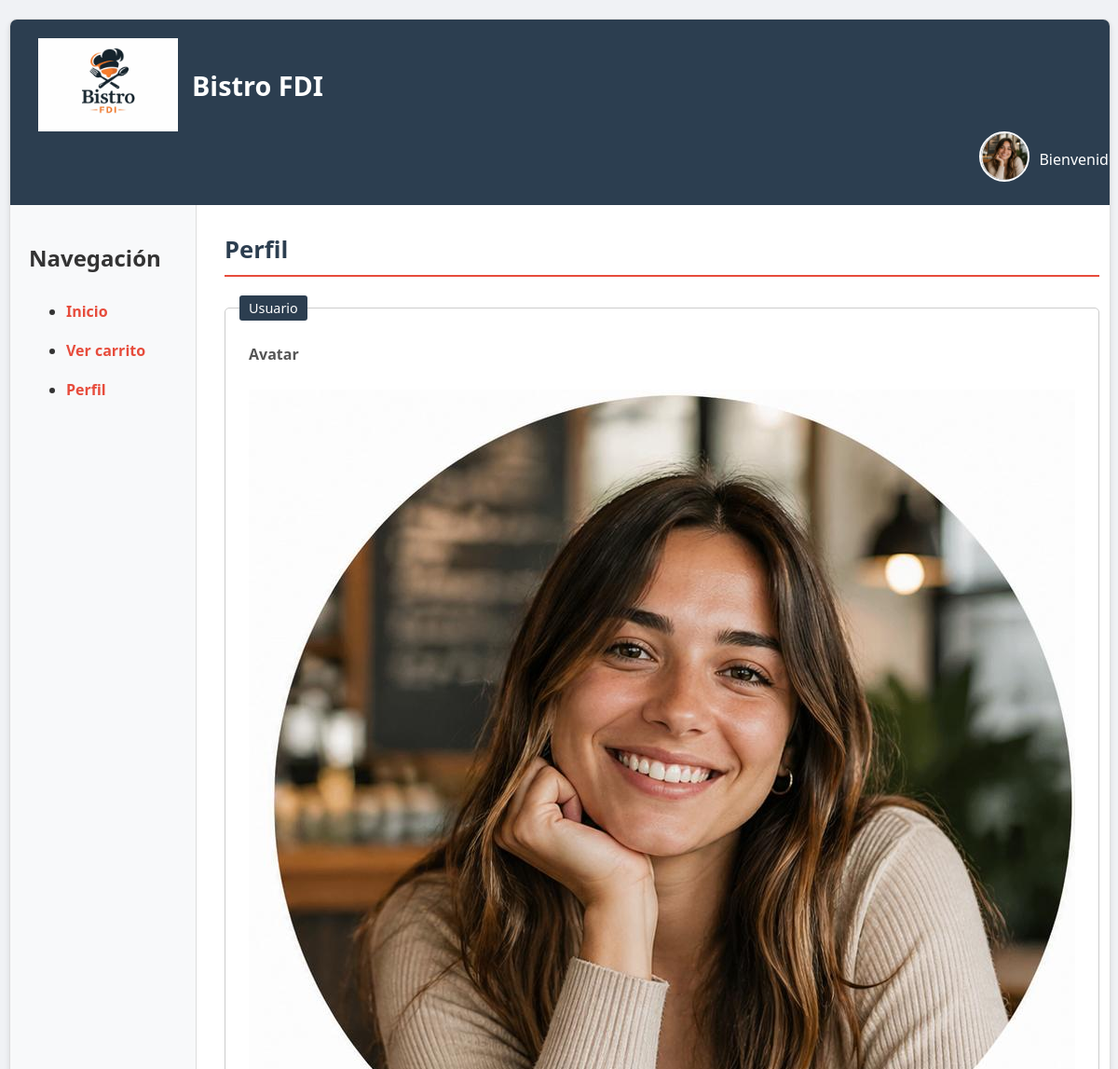
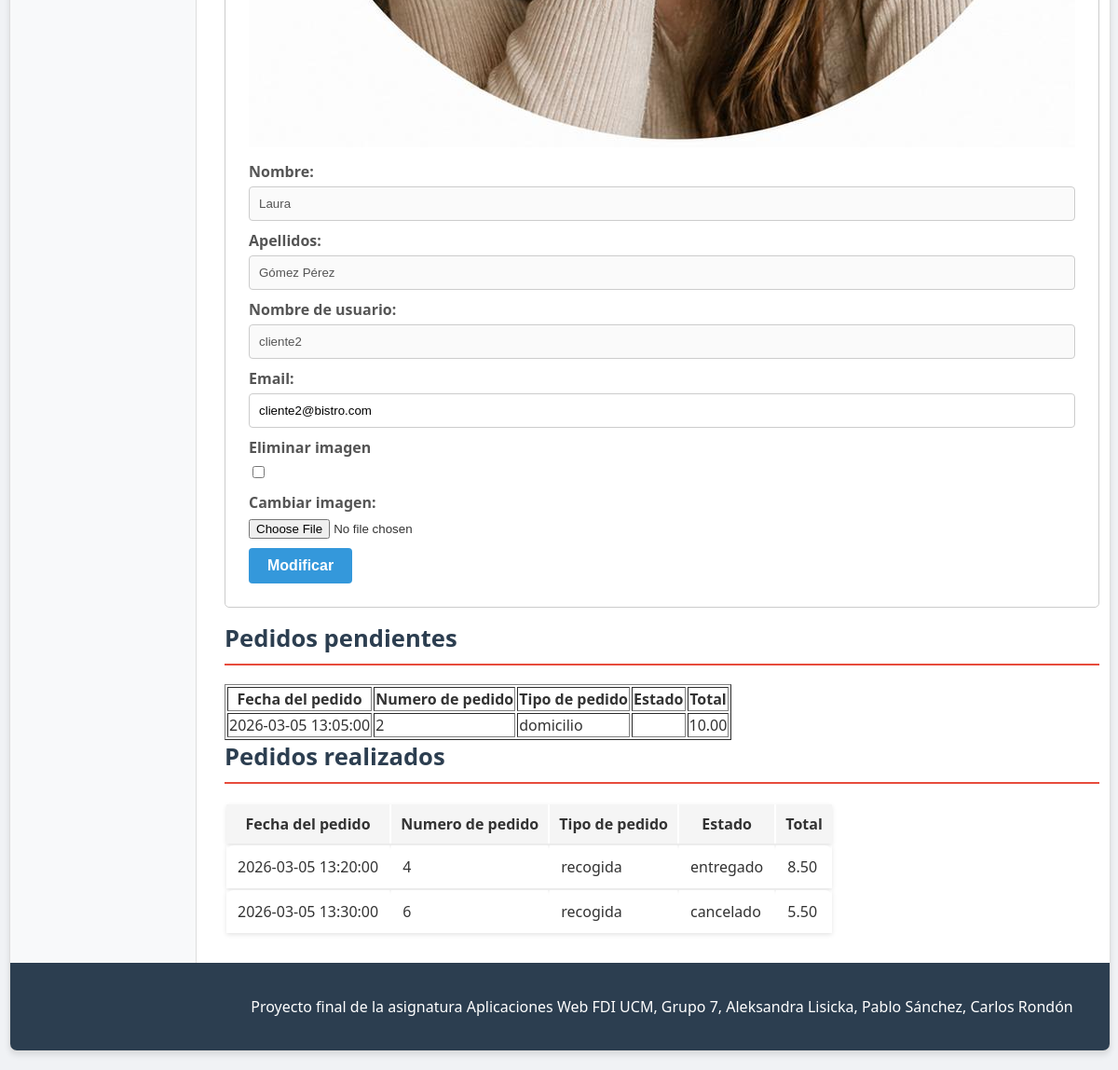
The page /usuarios/perfil.php (signed in) on the database its author committed (2 pictures, top to bottom).
### tables this page shows
CREATE TABLE `usuarios` (
  `id`             INT(11)       NOT NULL AUTO_INCREMENT,
  `nombreUsuario`  VARCHAR(50)   NOT NULL UNIQUE,
  `email`          VARCHAR(100)  NOT NULL UNIQUE,
  `nombre`         VARCHAR(100)  NOT NULL,
  `apellidos`      VARCHAR(150)  NOT NULL,
  `contraseña`     VARCHAR(255)  NOT NULL,
  `rol`            ENUM('cliente','camarero','cocinero','gerente','admin') NOT NULL DEFAULT 'cliente',
  `avatar`         VARCHAR(255)  DEFAULT NULL,
  `fechaRegistro`  DATETIME      DEFAULT current_timestamp(),
  PRIMARY KEY (`id`)
);

CREATE TABLE `pedidos` (
  `id`                    INT(11)        NOT NULL AUTO_INCREMENT,
  `usuario_id`            INT(11)        NOT NULL,
  `estado`                ENUM('nuevo','recibido','en_preparacion','cocinando','listo_cocina','terminado','entregado','cancelado') DEFAULT 'nuevo',
  `tipo`                  ENUM('domicilio','recogida') NOT NULL,
  `fechaPedido`           DATETIME       DEFAULT current_timestamp(),
  `total`                 DECIMAL(10,2)  NOT NULL DEFAULT 0,
  `subtotalSinDescuento`  DECIMAL(10,2)  NOT NULL DEFAULT 0,
  `descuentoAplicado`     DECIMAL(10,2)  NOT NULL DEFAULT 0,
  `cocinero_id`           INT(11)        DEFAULT NULL,        
  PRIMARY KEY (`id`),
  FOREIGN KEY (`usuario_id`)  REFERENCES `usuarios`(`id`),
  FOREIGN KEY (`cocinero_id`) REFERENCES `usuarios`(`id`)
);

### includes/clases/usuarios/Usuario.php (called while the page is built, shortened)
<?php
class Usuario {
    private $nombreUsuario;
    private $email;
    private $nombre;
    private $apellidos;
    private $avatar;
    public function __construct($id, $nombreUsuario, $email, $nombre, $apellidos, $password, $rol, $avatar, $fechaRegistro) {
        $this->nombreUsuario = $nombreUsuario;
        $this->email = $email;
        $this->nombre = $nombre;
        $this->apellidos = $apellidos;
        $this->avatar = $avatar ?? "usuario_default.png";
    }
    public function getNombreUsuario() {
        return $this->nombreUsuario;
    }
    public function getNombre() {
        return $this->nombre;
    }
    public function getEmail() {
        return $this->email;
    }
    public function getApellidos() {
        return $this->apellidos;
    }
    public function getAvatar() {
        return $this->avatar;
    }
    public static function buscaUsuario($nombreUsuario) {
        $conn = Aplicacion::getInstance()->getConexionBd();
        $query = sprintf("SELECT * FROM usuarios WHERE nombreUsuario = '%s'", $conn->real_escape_string($nombreUsuario));
        $rs = $conn->query($query);
        if ($rs && $rs->num_rows > 0) {
            $fila = $rs->fetch_assoc();
            $usuario = new Usuario(
                    $fila['id'],
                    $fila['nombreUsuario'],
                    $fila['email'],
                    $fila['nombre'],
                    $fila['apellidos'],
                    $fila['contraseña'],
                    $fila['rol'],
                    $fila['avatar'],
                    $fila['fechaRegistro']
            );
            return $usuario;
        }
        return null;
    }
}

### includes/clases/pedidos/Pedido.php (called while the page is built, shortened)
<?php
class Pedido {
    private $id;
    private $estado;
    private $fechaPedido;
    private $tipo;
    private $total;
    public function __construct($id, $usuario_id, $estado, $fechaPedido, $tipo, $total, $cocinero_id) {
        $this->id = $id;
        $this->estado = $estado ?? 'nuevo';
        $this->fechaPedido = $fechaPedido;
        $this->tipo = $tipo;
        $this->total = $total ?? 0;
    }
    public function getFechaPedido() {
        return $this->fechaPedido;
    }
    public function getPedidoId() {
        return $this->id;
    }
    public function getTotal() {
        return $this->total;
    }
    public function getTipo() {
        return $this->tipo;
    }
    public function getEstadoPedido() {
        return $this->estado;
    }
    public static function pedidosUsuario($usuario_id, $tipo) {
        $conn = Aplicacion::getInstance()->getConexionBd();
        if ($tipo) {
            $query = sprintf(
                "SELECT * FROM pedidos WHERE usuario_id = %d AND estado NOT IN ('entregado', 'cancelado')",
                (int)$usuario_id
            );
        } else {
            $query = sprintf(
                "SELECT * FROM pedidos WHERE usuario_id = %d AND estado IN ('entregado', 'cancelado')",
                (int)$usuario_id
            );
        }
        $rs = $conn->query($query);
        if ($rs && $rs->num_rows > 0) {
            $pedidos = [];
            while ($fila = $rs->fetch_assoc()) {
                $pedidos[] = new Pedido(
                    $fila['id'],
                    null,
                    $fila['estado'],
                    $fila['fechaPedido'],
                    $fila['tipo'],
                    $fila['total'],
                    null
                );
            }
            return $pedidos;
        }
        return null;
    }
}

### includes/clases/Aplicacion.php (called while the page is built, shortened)
<?php
class Aplicacion
{
    private static $instancia;
    public static function getInstance()
    {
        if (!self::$instancia instanceof self) {
            self::$instancia = new static();
        }
        return self::$instancia;
    }
    private $rutaRaizApp;
    private $inicializada;
    private function __construct()
    {
        $this->inicializada = false;
    }
    public function init($bdDatosConexion, $rutaApp = '/', $dirInstalacion = __DIR__)
    {
        if (!$this->inicializada) {
            $this->rutaRaizApp = $rutaApp;
            $this->inicializada = true;
        }
    }
    public function resuelve($path = '')
    {
        $rutaAppLongitudPrefijo = mb_strlen($this->rutaRaizApp);
        return $this->rutaRaizApp . $path;
    }
}

### includes/clases/usuarios/FormularioPerfil.php (the view, shortened to what this page needs)
<?php
class FormularioPerfil extends Formulario
{
    protected function generaCamposFormulario(&$datos){
        $busqueda = $_SESSION['nombreUsuario'];
        $usuario = Usuario::buscaUsuario($busqueda);
        $filaPendientes = '';
        $filaRealizados = '';
        $rutaImagen = Aplicacion::getInstance()->resuelve("/img/" . $usuario->getAvatar());
        $pedidosPendientes = Pedido::pedidosUsuario($usuario->getId(), true);
        $pedidosRealizados = Pedido::pedidosUsuario($usuario->getId(), false);
        $tablaPendientes = '';
        $tablaRealizados = '';
        if (!empty($pedidosPendientes) && is_array($pedidosPendientes)) {
            foreach ($pedidosPendientes as $p) {
                $filaPendientes .= "<tr>
                    <td>{$p->getFechaPedido()}</td>
                    <td>{$p->getPedidoId()}</td>
                    <td>{$p->getTipo()}</td>
                    <td>{$p->getEstadoPedido()}</td>
                    <td>{$p->getTotal()}</td>
                </tr>";
            }
            $tablaPendientes = "<table border='1'>
                <thead>
                    <tr>
                        <th>Fecha del pedido</th>
                        <th>Numero de pedido</th>
                        <th>Tipo de pedido</th>
                        <th>Estado</th>
                        <th>Total</th>
                    </tr>
                </thead>
                <tbody>
                    $filaPendientes
                </tbody>
            </table>";
        }
        else{
            $tablaPendientes = "<p>No existen pedidos pendientes actualmente</p>";
        }
        if (!empty($pedidosRealizados) && is_array($pedidosRealizados)) {
            foreach ($pedidosRealizados as $p) {
                $filaRealizados .= "<tr>
                    <td>{$p->getFechaPedido()}</td>
                    <td>{$p->getPedidoId()}</td>
                    <td>{$p->getTipo()}</td>
                    <td>{$p->getEstadoPedido()}</td>
                    <td>{$p->getTotal()}</td>
                </tr>";
            }
            $tablaRealizados = "<table class='tabla-general'>
                <thead>
                    <tr>
                        <th>Fecha del pedido</th>
                        <th>Numero de pedido</th>
                        <th>Tipo de pedido</th>
                        <th>Estado</th>
                        <th>Total</th>
                    </tr>
                </thead>
                <tbody>
                    $filaRealizados
                </tbody>
            </table>";
        }
        else{
           $tablaRealizados = "<p>No se han realizado pedidos</p>";
        }
        $htmlErroresGlobales = self::generaListaErroresGlobales($this->errores);
        $erroresCampos = self::generaErroresCampos(['email', 'imagen'], $this->errores, 'span', array('class' => 'error'));
        $html = <<<EOF
        $htmlErroresGlobales
            <fieldset>
                <legend>Usuario</legend>
                <div>
                    <label>Avatar</label><br>
                    <img src={$rutaImagen} alt="Imagen de perfil">
                </div>
                <div>
                    <label for="nombre">Nombre:</label>
                    <input id="nombre" type="text" name="nombre" value = "{$usuario->getNombre()}" disabled/>
                </div>
                <div>
                    <label for="apellidos">Apellidos:</label>
                    <input id="apellidos" type="text" name="apellidos" value = "{$usuario->getApellidos()}" disabled/>
                </div>
                <div>
                    <label for="nombreUsuario">Nombre de usuario:</label>
                    <input id="nombreUsuario" type="text" name="nombreUsuario" value = "{$usuario->getNombreUsuario()}" disabled/>
                </div>
                <div>
                    <label for="email">Email:</label>
                    <input id="email" type="email" name="email" value = "{$usuario->getEmail()}" />
                    {$erroresCampos['email']}
                </div>
                <div>
                    <label>Eliminar imagen</label>
                        <input type="checkbox" name="eliminarImagen" value="1">
                </div>
                <div>
                    <label>Cambiar imagen:</label>
                    <input type="file" name="imagen" accept=".jpg,.jpeg,.png">
                    {$erroresCampos['imagen']}
                </div>
                <div>
                    <input type="hidden" name="id" value="{$usuario->getId()}">
                </div>
                <div>
                    <button type="submit" name="editarUsuario">Modificar</button>
                </div>
            </fieldset>
            <h2>Pedidos pendientes</h2>
            $tablaPendientes
            <h2>Pedidos realizados</h2>
            $tablaRealizados
        EOF;
        return $html;
    }
}

### css/estilo.css (style rules this page uses)
body { background-color: #f0f2f5; font-family: Segoe UI, Roboto, Helvetica, Arial, sans-serif; margin: 0; padding: 20px 10px; color: #333; }
main h2 { color: #2c3e50; border-bottom: 2px solid #e74c3c; padding-bottom: 10px; margin-top: 0; margin-bottom: 20px; font-size: 1.6em; }
fieldset { border: 1px solid #ccc; border-radius: 5px; margin: 15px 0; padding: 15px; }
legend { color: #fff; background: #2c3e50; border-radius: 3px; padding: 4px 10px; font-size: 0.9em; }
fieldset div { margin: 10px; }
label { display: block; margin-bottom: 5px; font-weight: bold; color: #555; }
input[type="text"], input[type="password"], input[type="email"], input[type="number"], select { width: 100%; padding: 10px; border: 1px solid #ccc; border-radius: 4px; box-sizing: border-box; }
button, a.boton { border: none; border-radius: 4px; font-size: 1em; font-weight: bold; padding: 10px 20px; cursor: pointer; background-color: #3498db; color: white; text-align: center; text-decoration: none; display: inline-block; transition: background-color 0.3s; }
.tabla-general th { padding: 10px; background-color: #f5f5f5; }
.tabla-general td { padding: 12px; background-color: #ffffff; }
.tabla-general tr { box-shadow: 0 2px 5px rgba(0,0,0,0.1); }
.tabla-general td:first-child { border-top-left-radius: 8px; border-bottom-left-radius: 8px; }
.tabla-general td:last-child { border-top-right-radius: 8px; border-bottom-right-radius: 8px; }

### rows shown on the page
usuarios: avatar (picture), nombre "Laura", apellidos "Gómez Pérez", nombreUsuario "cliente2", email "cliente2@bistro.com"
pedidos: fechaPedido "2026-03-05 13:05:00", id "2", tipo "domicilio", total "10.00"
pedidos: fechaPedido "2026-03-05 13:20:00", id "4", tipo "recogida", estado "entregado", total "8.50"
pedidos: fechaPedido "2026-03-05 13:30:00", id "6", tipo "recogida", estado "cancelado", total "5.50"

### other values the page prints
$params['cabecera'] "Bistro FDI"
